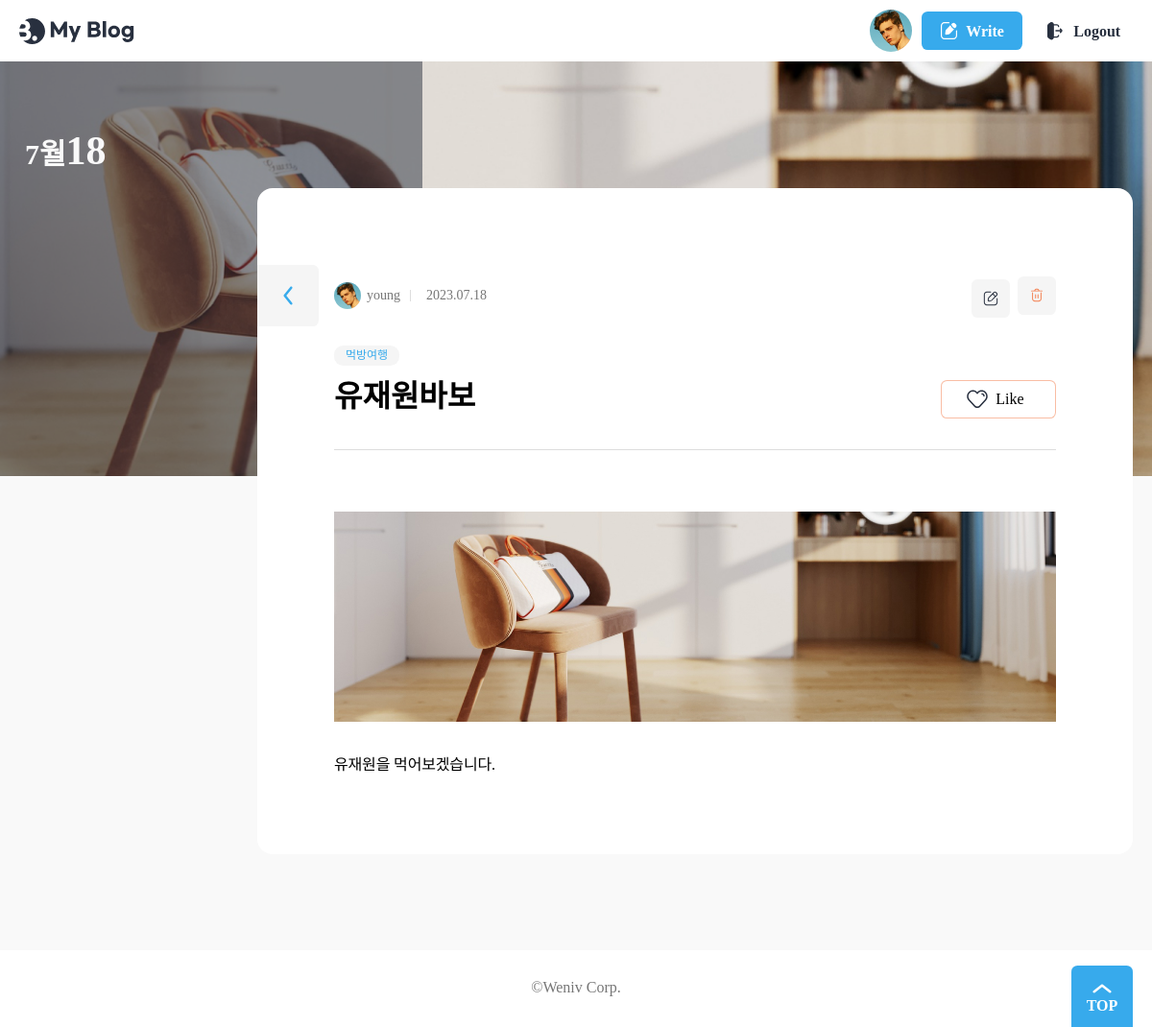
The page /blog/detail/2/ on the database its author committed.
### blog/models.py (models this page shows)
class Post(models.Model):
    title = models.CharField(max_length=30)
    content = models.TextField()
    writer = models.ForeignKey(User, on_delete=models.CASCADE)
    category = models.CharField(max_length=10)
    created_at = models.DateTimeField(auto_now_add=True)
    updated_at = models.DateTimeField(auto_now=True)
    hit = models.PositiveIntegerField(default=0)
    def increase_hit(self):
        self.hit += 1
        self.save(update_fields=['hit'])

### user/models.py (models this page shows)
class User(AbstractUser):
    nickname = models.CharField(max_length=50, blank=True, null=True)

### blog/views.py (the view)
# urls.py: path("detail/<int:pk>/", views.Detail.as_view(), name="detail"),
class Detail(View):
    def get(self, request, pk):
        post = Post.objects.get(pk=pk)
        post.increase_hit()
        context = {
            "post": post
        }
        return render(request, 'blog/post_detail.html', context)

### blog/templates/blog/post_detail.html (shortened to what this page needs)
{% load static %}
<!DOCTYPE html>
<html lang="ko-KR">
	<head>
		<link rel="stylesheet" href="{% static 'css/reset.css' %}" />
		<link rel="stylesheet" as="style" crossorigin href="https://cdn.jsdelivr.net/gh/orioncactus/pretendard/dist/web/static/pretendard.css" />
		<link rel="stylesheet" href="{% static 'css/global.css' %}" />
		<link rel="stylesheet" href="{% static 'css/header.css' %}" />
		<link rel="stylesheet" href="{% static 'css/footer.css' %}" />
		<link rel="stylesheet" href="{% static 'css/button.css' %}" />
		<link rel="stylesheet" href="{% static 'css/banner.css' %}" />
		<link rel="stylesheet" href="{% static 'css/category.css' %}" />
		<link rel="stylesheet" href="{% static 'css/author.css' %}" />
		<link rel="stylesheet" href="{% static 'css/wrapbox.css' %}" />
		<link rel="stylesheet" href="{% static 'css/view.css' %}" />
	</head>
	<body>
		<header>
			<div class="max-width">
				<h1>
					<a href="{% url 'blog:list' %}">
						<img src="{% static 'assets/Logo.svg' %}" alt="My Blog" />
					</a>
				</h1>
				<ul>
					<li class="profile-img">
						<a href="#">
							<img src="{% static 'assets/profile.jpg' %}" alt="My Page" />
						</a>
					</li>
					<li>
						<a href="{% url 'blog:write' %}" class="button">
							<img src="{% static 'assets/icon-modify-white.svg' %}" alt="" />
							<span>Write</span>
						</a>
					</li>
					<li>
						<button class="button white">
							<img src="{% static 'assets/icon-logout.svg' %}" alt="" />
							<span>Logout</span>
						</button>
					</li>
				</ul>
			</div>
		</header>
		<div class="banner" style="background-image: url({% static 'images/post-background6.jpg' %})">
			<div class="max-width">
				<div class="banner-contents">
					<p class="today">{{ post.created_at|date:"F" }}<em>{{ post.created_at|date:"d" }}</em></p>
				</div>
			</div>
		</div>
    {% block content %}
		<div class="view">
			<div class="max-width">
				<section class="wrap-box">
					<div class="inner">
						<dl class="author-wrap">
							<dd class="author"><img src="{% static 'images/profile.jpg' %}" alt="" />{{ post.writer }}</dd>
							<dd class="created">{{ post.created_at|date:'Y.m.d' }}</dd>
						</dl>
						<dl class="category">
							<dd>{{ post.category }}</dd>
						</dl>
						<div class="title-wrap">
							<h2>{{ post.title }}</h2>
							<button class="btn-like">Like</button>
						</div>
						<hr />
						<div class="view-contents">
							<img src="{% static 'images/post-background6.jpg' %}" alt="" />
							<p>
								{{ post.content }}
							</p>
						</div>
						<div class="btn-group">
							<a href="#" class="btn-modify">
							</a>
							<form action="{% url 'blog:delete' pk=post.pk %}" method="post">
								<button type="submit" class="btn-delete">
								</button>
							</form>
						</div>
						<a href="./" class="btn-back">
						</a>
					</div>
				</section>
			</div>
		</div>
    {% endblock %}
		<footer>
			<div class="max-width">
				<h2>©Weniv Corp.</h2>
				<button class="top-button">TOP</button>
			</div>
		</footer>
	</body>
</html>

### static/css/global.css (style rules this page uses)
:root { --main-color: rgb(55, 170, 236); --main-rgb: 55, 171, 236; --outline-border: rgb(55, 160, 236); --red-color: rgb(243, 124, 75); --red-rgb: 243, 124, 75; --black-color: #28303f; --white-color: #fff; --gray-color: #767676; --border-color: #ddd; --gray-background-light: #f9f9f9; --gray-background: #f5f5f5; --gray-text: #6f6f6f; --border-radius: 0.4em; }
h1, a, div, p, section, article, input, textarea { box-sizing: border-box; }
a { text-decoration: none; color: inherit; }
html { font-size: 10px; }
body { font-size: 1.6rem; line-height: 1.4; }
input, button { font-size: inherit; font-family: inherit; }
button { cursor: pointer; }
a { border-radius: 0.8rem; overflow: hidden; }
img { vertical-align: bottom; }
body { background: var(--gray-background-light); }
.max-width { width: 1224px; max-width: calc(100% - 4rem); margin: 0 auto; }

### static/css/header.css (style rules this page uses)
header { background: var(--white-color); }
header .max-width { display: flex; align-items: center; justify-content: space-between; gap: 4rem; padding: 1rem 0; }
header h1 { font-size: 3rem; }
header h1 a { display: block; padding: 0.4rem; margin-left: -0.4rem; }
header h1 a img { display: block; }
header ul { display: flex; align-items: center; gap: 1rem; }
.profile-img a { width: 4.4rem; height: 4.4rem; display: block; border-radius: 50%; }
.profile-img img { width: 100%; height: 100%; object-fit: cover; }
header .button { text-transform: none; }

### static/css/footer.css (style rules this page uses)
footer { background: var(--white-color); margin-top: 10rem; }
footer .max-width { display: flex; align-items: center; justify-content: center; height: 8rem; position: relative; }
footer h2 { color: var(--gray-color); }
.top-button { position: absolute; bottom: 0; right: 0; width: 6.4rem; height: 6.4rem; padding-top: 2.2rem; border: 0; border-radius: var(--border-radius) var(--border-radius) 0 0; background: var(--main-color) url(../assets/ArrowTop.svg) no-repeat 50% 0.4rem / 4rem; color: var(--white-color); text-align: center; font-weight: bold; }

### static/css/button.css (style rules this page uses)
.button { display: inline-flex; align-items: center; justify-content: center; gap: 0.8rem; height: 4rem; padding: 0.2rem 1.2em 0; border: 0; border-radius: var(--border-radius); background: var(--main-color); color: var(--white-color); text-transform: uppercase; font-weight: bold; line-height: 1; }
.button img { height: 1.2em; margin-top: -0.2rem; vertical-align: middle; }
.button.white { padding: 0.2rem 0.8em 0; background: var(--white-color); color: var(--black-color); }
.button.white img { height: 1.4em; }
.btn-back { width: 6.4rem; height: 6.4rem; border-radius: 0 var(--border-radius) var(--border-radius) 0; background: var(--gray-background) url(../assets/ArrowLeft-blue.svg) no-repeat 50% 50% / 4rem; font-size: 1.6rem; }
.btn-like { width: 12rem; height: 4rem; padding-left: 3rem; border: 1px solid rgba(var(--red-rgb), 0.5); border-radius: var(--border-radius); background: var(--white-color) url(../assets/icon-like.svg) no-repeat 2.5rem 50% / 2.4rem; transition: all 0.3s; }
.btn-modify, .btn-delete { width: 4rem; height: 4rem; border: 0; border-radius: var(--border-radius); transition: all 0.3s; }
.btn-modify { background: var(--gray-background) url(../assets/icon-modify.svg) no-repeat 50% 50% / 1.6rem; right: 13rem; }
.btn-delete { background: var(--gray-background) url(../assets/icon-delete.svg) no-repeat 50% 50% / 1.6rem; }

### static/css/banner.css (style rules this page uses)
.banner { position: relative; background: url(../assets/background.jpg) no-repeat 50% 50% / cover; height: 27em; margin-bottom: -7em; }
.banner-contents { width: 28rem; padding: 7rem 0 14.5rem; text-align: center; color: var(--gray-background-light); }
.banner-contents::before { content: ""; display: block; position: absolute; top: 0; left: 0; width: calc((100% - 1224px) / 2 + 44rem); height: 100%; background: rgba(40, 48, 63, 0.5); }
.banner-contents > * { position: relative; }
.today { padding-left: 0.8em; font-size: 5rem; font-weight: bold; text-align: left; line-height: 1.1; }
.today em { display: block; font-size: 2em; margin-bottom: -0.15em; }
@media (max-width: 1280px) { .banner-contents::before { width: 44rem; } }
@media (max-width: 1260px) { .today { font-size: 3rem; padding-left: 0.2em; } }
@media (max-width: 1260px) { .today em { display: inline; font-size: 1.4em; } }

### static/css/category.css (style rules this page uses)
.category { display: flex; flex-wrap: wrap; color: var(--main-color); }
.category dd { margin-right: 0.4rem; padding: 0.2rem 1.2rem; border-radius: calc(var(--border-radius) * 2); background: var(--gray-background); font-size: 1.2rem; }

### rows shown on the page
Post: created_at "7월", created_at "18", writer "young", created_at "2023.07.18", category "먹방여행", title "유재원바보", content "유재원을 먹어보겠습니다."
